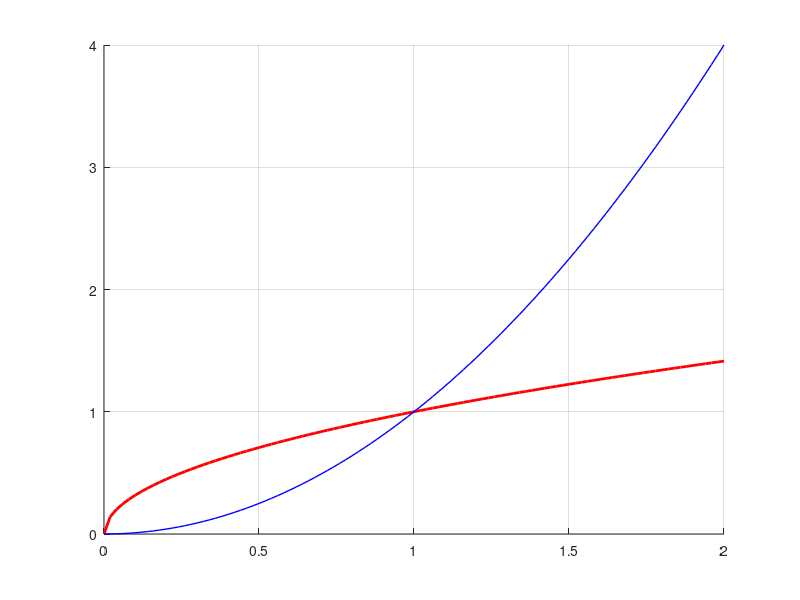

Recreate this plot in MATLAB.
N=100;
h=2/N;
n=(0:N)';

x = n*h;
x2 = linspace(0,N*h,101)';

y=sqrt(x);
z=x.*x;
disp([x x2 y z]);

grid on
hold on
plot(x,y,'LineWidth',2,'Color','r')
plot(x,z,'LineWidth',1,'Color','b')
hold off

% or: plot(x,y,'b',x,z,'r','LineWidth',2)